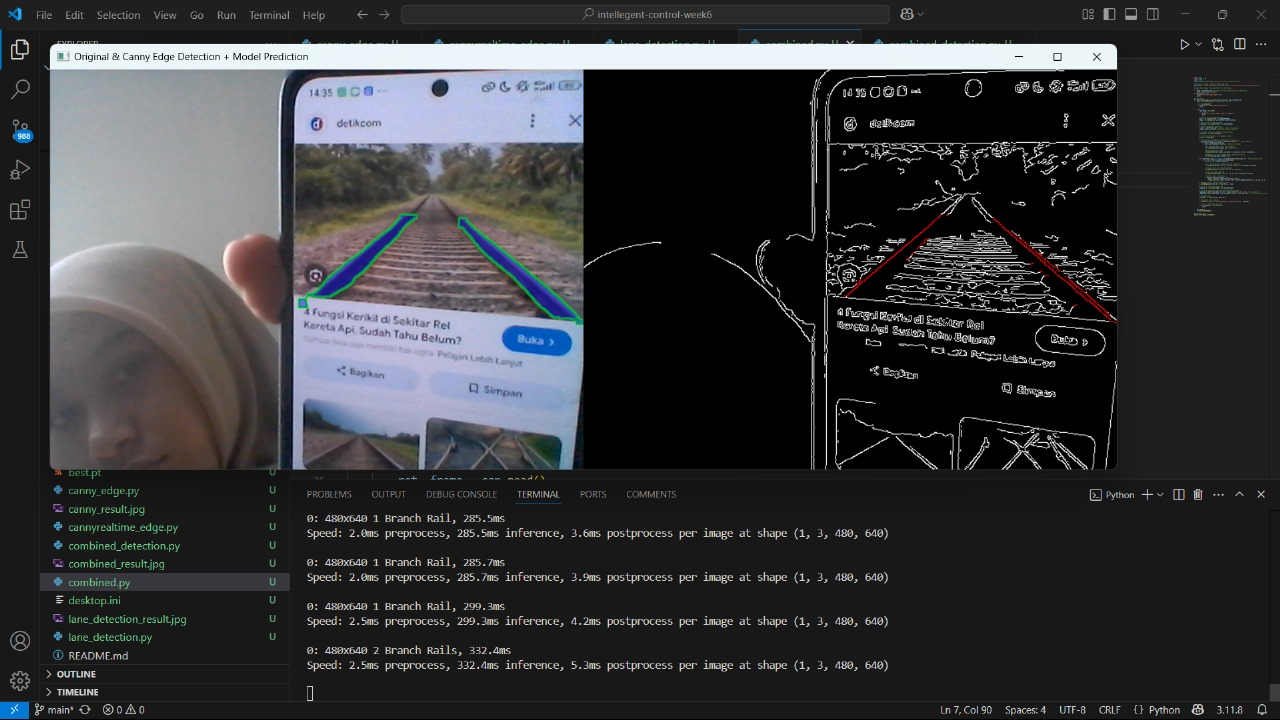
#> input picture Combained Detection_bounding.jpg, 1280 x 720 px, given in place of the camera
$ python cannyrealtime_edge.py
#> lines starting #> are read from the running program, lines starting #| are printed output that depends on the picture
import cv2
import numpy as np

def canny_edge_detection_real_time():
    """Mendeteksi tepi secara real-time menggunakan metode Canny Edge Detection dengan webcam."""
    cap = cv2.VideoCapture(0)  # Menggunakan kamera default (0)

    if not cap.isOpened():
        print("Error: Kamera tidak dapat dibuka.")
        return

    while True:
        ret, frame = cap.read()  # Membaca frame dari webcam
#> frame is the input picture: shape (720, 1280, 3); mean B, G, R 56.8, 54.5, 53.8
        if not ret:
            print("Error: Gagal membaca frame dari kamera.")
            break

        gray = cv2.cvtColor(frame, cv2.COLOR_BGR2GRAY)  # Konversi ke grayscale
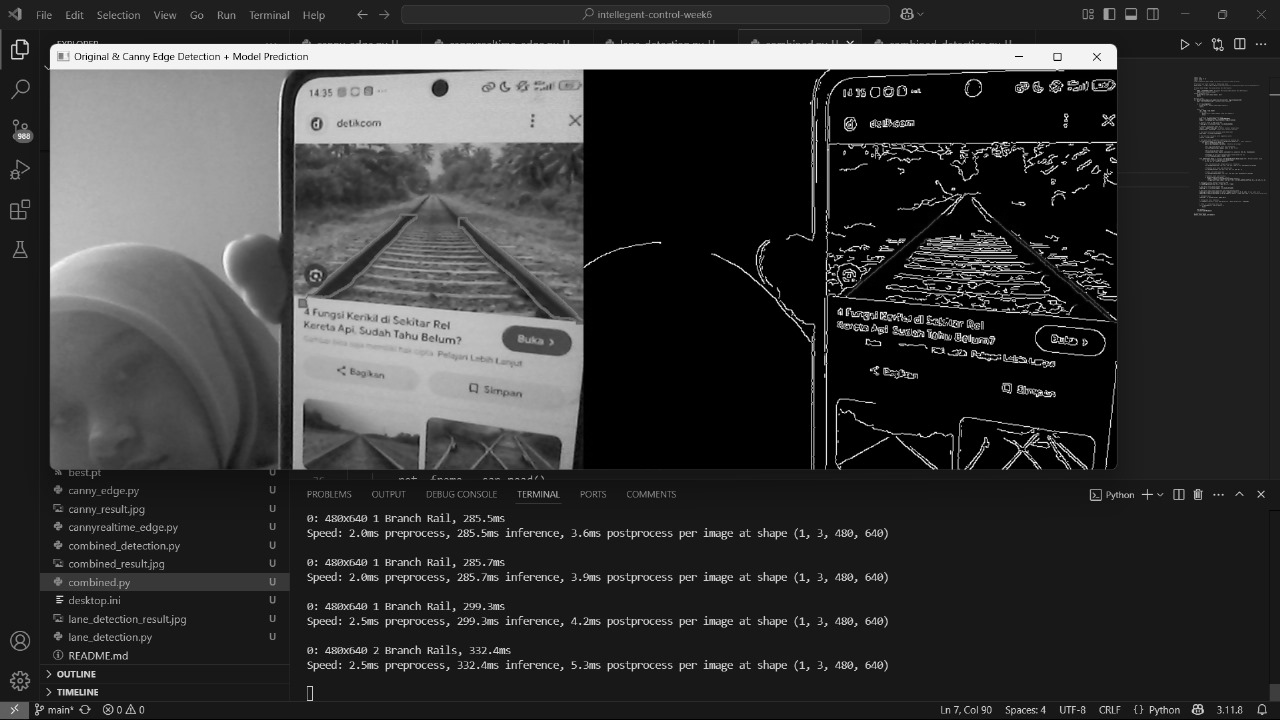
#> gray: shape (720, 1280); min 0, max 255, mean 54.5
        img_blur = cv2.GaussianBlur(gray, (5, 5), 0)  # Mengurangi noise
        edges = cv2.Canny(img_blur, 50, 150)  # Deteksi tepi
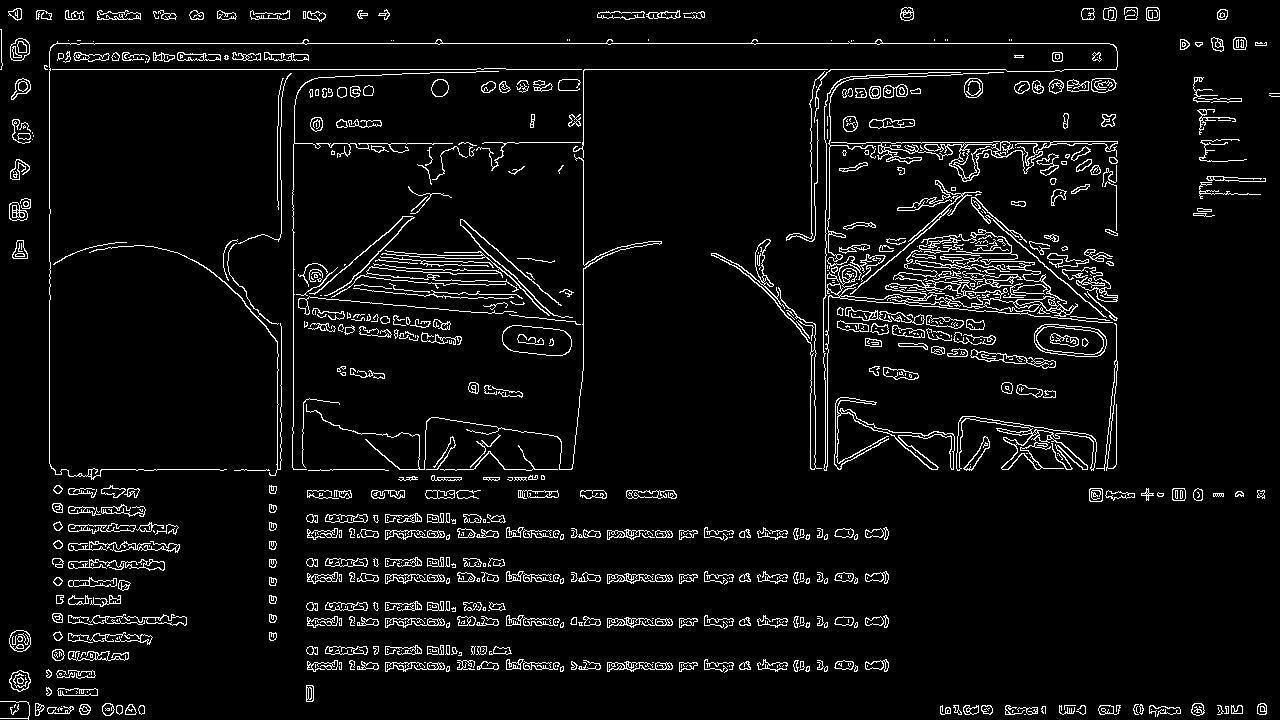
#> edges: shape (720, 1280); 5.5% white in thin lines or dots

        cv2.imshow("Canny Edge Detection - Real Time", edges)  # Menampilkan hasil

        # Tekan 'q' untuk keluar dari loop
        if cv2.waitKey(1) & 0xFF == ord('q'):
#> (key q is pressed here)
            break

    cap.release()  # Menutup kamera
    cv2.destroyAllWindows()  # Menutup semua jendela OpenCV

# Jalankan fungsi real-time
canny_edge_detection_real_time()

$ run again, on Combined Detection.jpg
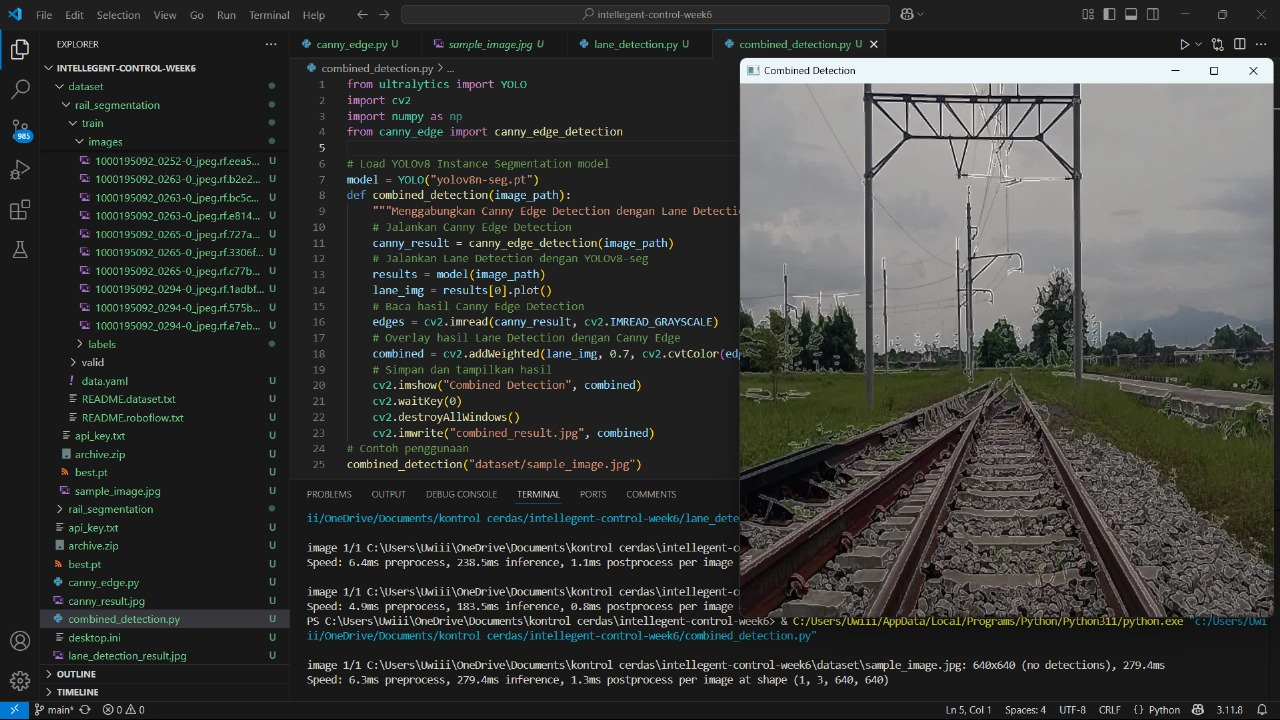
#> input picture Combined Detection.jpg, 1280 x 720 px, given in place of the camera
#> in canny_edge_detection_real_time, frame is the input picture: shape (720, 1280, 3); mean B, G, R 57.2, 59.4, 58.3
#> in canny_edge_detection_real_time, `gray = cv2.cvtColor(frame, cv2.COLOR_BGR2GRAY)`:
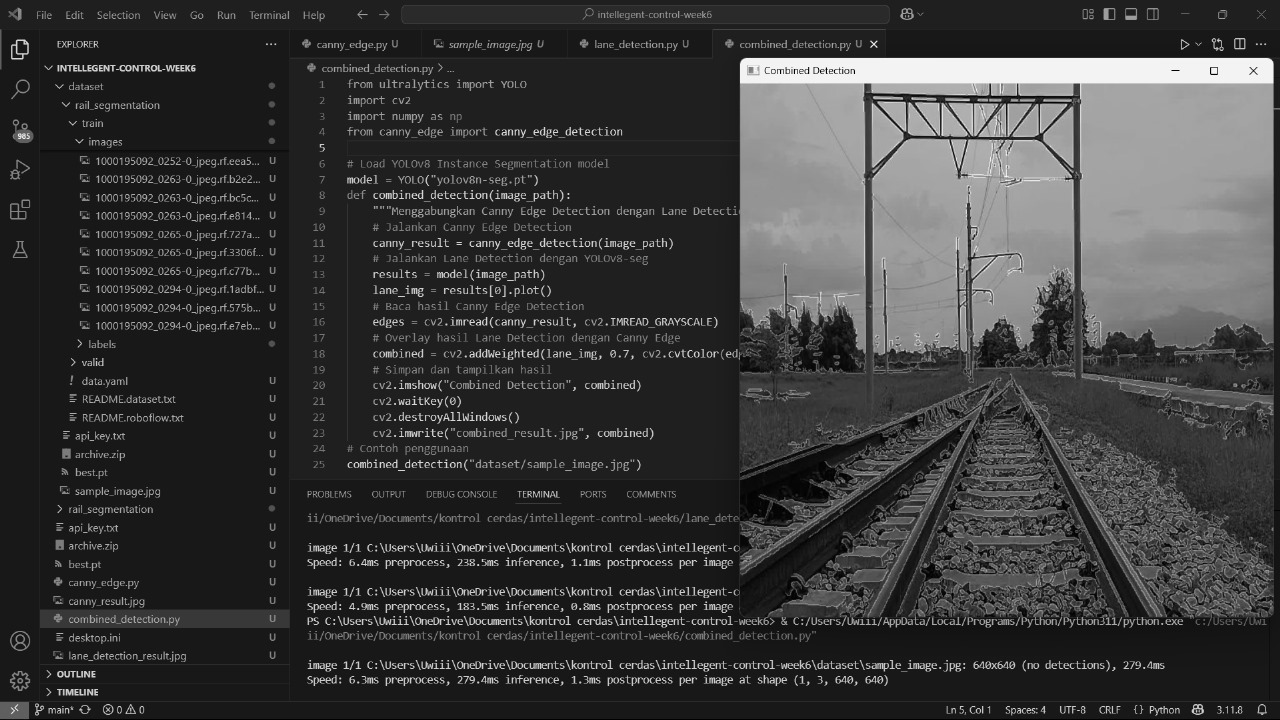
#> gray: shape (720, 1280); min 0, max 254, mean 58.8
#> in canny_edge_detection_real_time, `edges = cv2.Canny(img_blur, 50, 150)`:
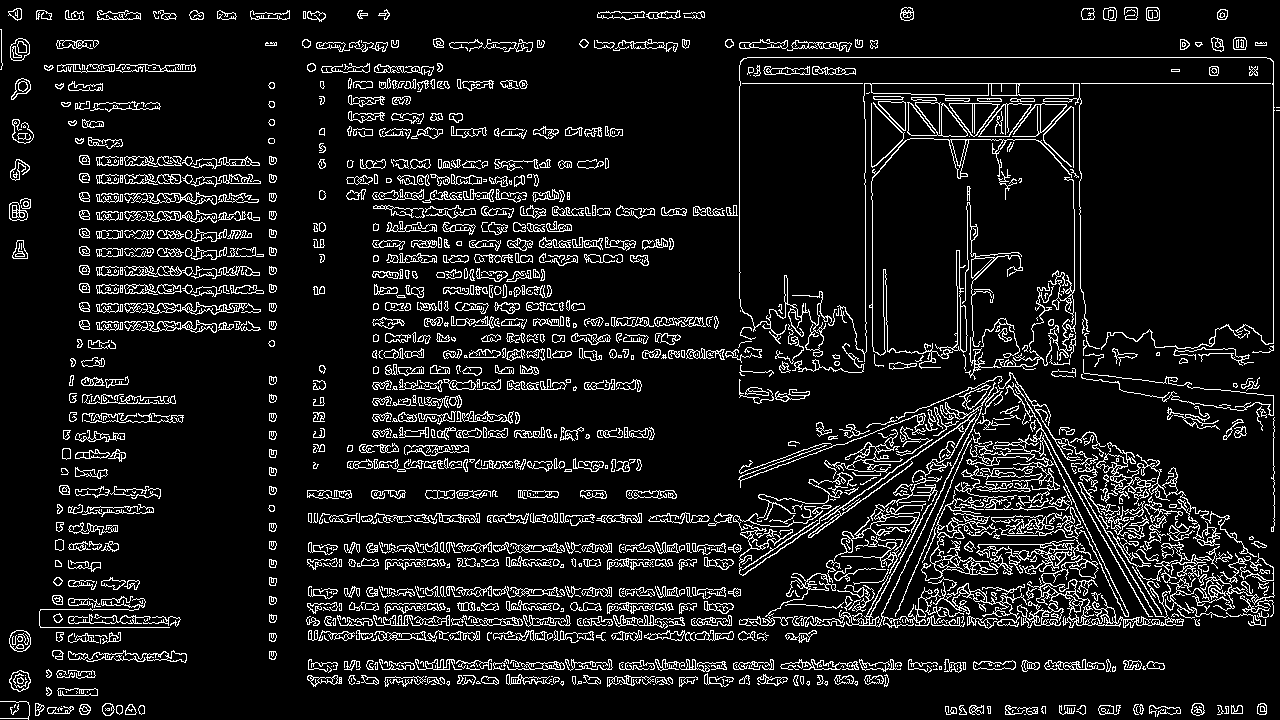
#> edges: shape (720, 1280); 9.7% white in thin lines or dots

$ run again, on lane_detection_bus.jpg
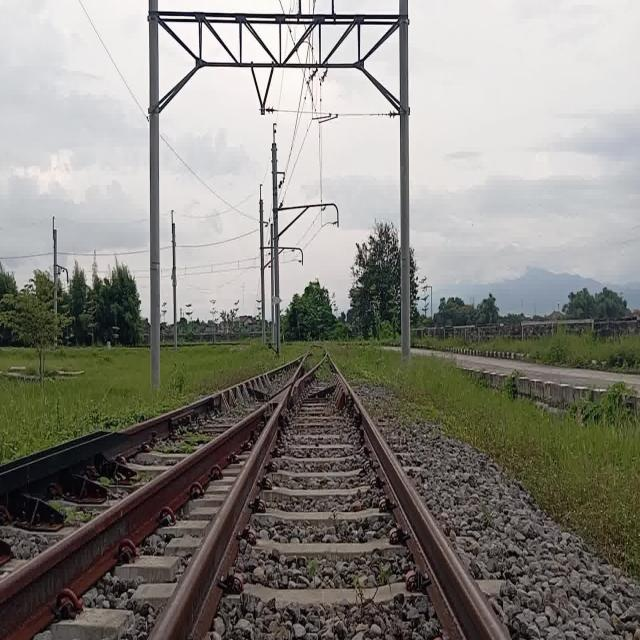
#> input picture lane_detection_bus.jpg, 640 x 640 px, given in place of the camera
#> in canny_edge_detection_real_time, frame is the input picture: shape (640, 640, 3); mean B, G, R 125.4, 132, 134.1
#> in canny_edge_detection_real_time, `gray = cv2.cvtColor(frame, cv2.COLOR_BGR2GRAY)`:
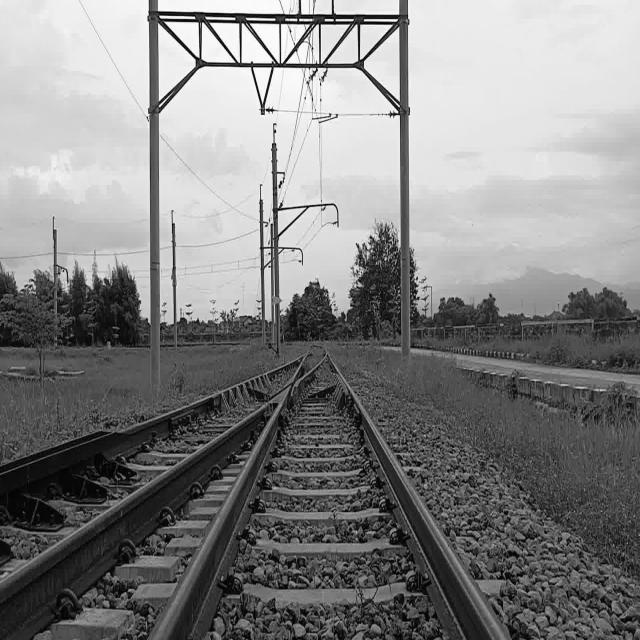
#> gray: shape (640, 640); min 0, max 255, mean 131.9
#> in canny_edge_detection_real_time, `edges = cv2.Canny(img_blur, 50, 150)`:
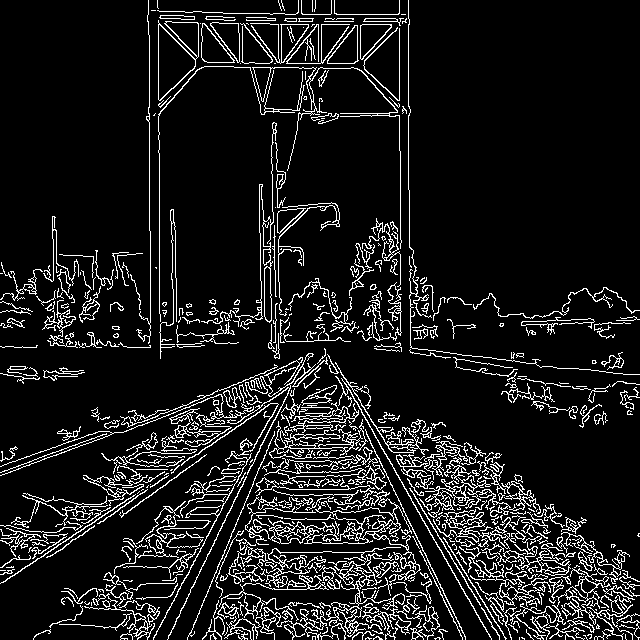
#> edges: shape (640, 640); 10.6% white in thin lines or dots
